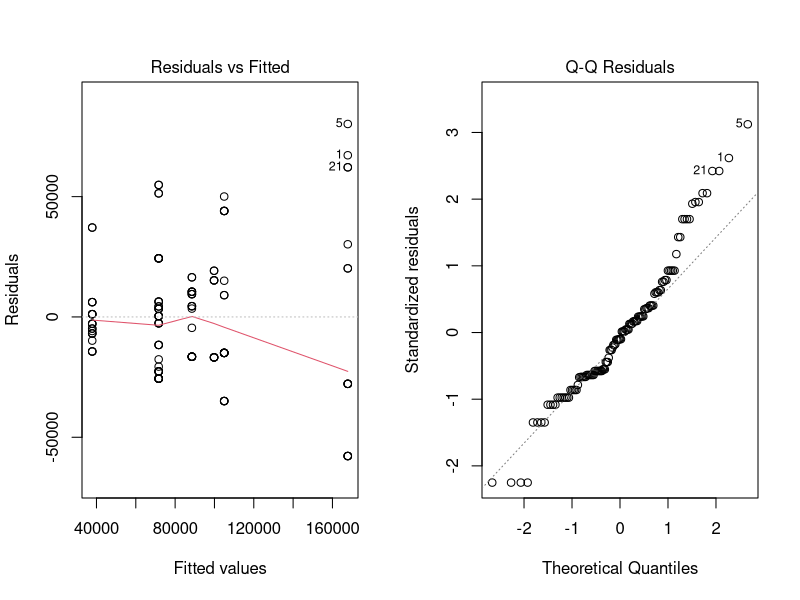

Recreate this plot in R.
# Load the dataset
PizzaData <- read.csv("data/pizza_v1.csv", colClasses = c(
  company = "factor",
  price_rupiah = "numeric",
  diameter = "numeric",
  topping = "factor",
  variant = "factor",
  size = "factor",
  extra_sauce = "factor",
  extra_cheese = "factor"
))

# Display structure to verify data types
str(PizzaData)

# Display the first few rows to ensure data is loaded correctly
head(PizzaData)

# View the dataset in a spreadsheet-like interface (optional)
View(PizzaData)

# Measures of Frequency for categorical variables (e.g., company, topping, variant)
company_freq <- table(PizzaData$company)
topping_freq <- table(PizzaData$topping)
variant_freq <- table(PizzaData$variant)
size_freq <- table(PizzaData$size)

# Display frequency tables
print(company_freq)
print(topping_freq)
print(variant_freq)
print(size_freq)

# For extra features: Frequency of 'extra_sauce' and 'extra_cheese'
extra_sauce_freq <- table(PizzaData$extra_sauce)
extra_cheese_freq <- table(PizzaData$extra_cheese)

# Display these frequencies
print(extra_sauce_freq)
print(extra_cheese_freq)

# Mean (average) of price_rupiah and diameter
mean_price <- mean(PizzaData$price_rupiah)
mean_diameter <- mean(PizzaData$diameter)

# Median (middle value) of price_rupiah and diameter
median_price <- median(PizzaData$price_rupiah)
median_diameter <- median(PizzaData$diameter)

# Mode (most frequent value) - Custom function for mode
get_mode <- function(x) {
  uniq_x <- unique(x)
  uniq_x[which.max(tabulate(match(x, uniq_x)))]
}

# Mode for categorical variables
mode_topping <- get_mode(PizzaData$topping)
mode_variant <- get_mode(PizzaData$variant)
mode_size <- get_mode(PizzaData$size)

# Display results
print(paste("Mean Price:", mean_price))
print(paste("Mean Diameter:", mean_diameter))
print(paste("Median Price:", median_price))
print(paste("Median Diameter:", median_diameter))
print(paste("Mode Topping:", mode_topping))
print(paste("Mode Variant:", mode_variant))
print(paste("Mode Size:", mode_size))

# Variance and Standard Deviation for price_rupiah and diameter
var_price <- var(PizzaData$price_rupiah)
sd_price <- sd(PizzaData$price_rupiah)

var_diameter <- var(PizzaData$diameter)
sd_diameter <- sd(PizzaData$diameter)

# Range (minimum and maximum) for price_rupiah and diameter
range_price <- range(PizzaData$price_rupiah)
range_diameter <- range(PizzaData$diameter)

# Interquartile Range (IQR) for price_rupiah and diameter
iqr_price <- IQR(PizzaData$price_rupiah)
iqr_diameter <- IQR(PizzaData$diameter)

# Display results
print(paste("Variance in Price:", var_price))
print(paste("Standard Deviation in Price:", sd_price))
print(paste("Range of Price:", range_price))
print(paste("IQR of Price:", iqr_price))

print(paste("Variance in Diameter:", var_diameter))
print(paste("Standard Deviation in Diameter:", sd_diameter))
print(paste("Range of Diameter:", range_diameter))
print(paste("IQR of Diameter:", iqr_diameter))

# Correlation between price_rupiah and diameter (only for numerical variables)
cor_price_diameter <- cor(PizzaData$price_rupiah, PizzaData$diameter)

# Cross-tabulation between categorical variables (e.g., company and size)
company_size_crosstab <- table(PizzaData$company, PizzaData$size)

# Display results
print(paste("Correlation between Price and Diameter:", cor_price_diameter))
print("Company and Size Cross-tabulation:")
print(company_size_crosstab)

# Skewness and Kurtosis for price_rupiah
library(e1071)
skew_price <- skewness(PizzaData$price_rupiah)
kurt_price <- kurtosis(PizzaData$price_rupiah)

print(paste("Skewness of Price:", skew_price))
print(paste("Kurtosis of Price:", kurt_price))

# ANOVA for price based on pizza size
anova_size <- aov(price_rupiah ~ size, data = PizzaData)

# Display ANOVA table for size
summary(anova_size)

# Post-hoc test if ANOVA for size is significant
tukey_size <- TukeyHSD(anova_size)

# Display the post-hoc test results
print(tukey_size)

# Check assumptions:
# 1. Residuals vs Fitted plot (for homogeneity of variances)
# 2. Normal Q-Q plot (for normality of residuals)
par(mfrow = c(1, 2))  # Set up two plots side by side
plot(anova_size, 1)   # Residuals vs Fitted plot
plot(anova_size, 2)   # Normal Q-Q plot

# Levene's Test for homogeneity of variances
library(car)
leveneTest(price_rupiah ~ size, data = PizzaData)

# ANOVA for price based on topping type
anova_topping <- aov(price_rupiah ~ topping, data = PizzaData)
summary(anova_topping)

# Post-hoc test if ANOVA for topping is significant
tukey_topping <- TukeyHSD(anova_topping)
print(tukey_topping)

# ANOVA for price based on pizza variant
anova_variant <- aov(price_rupiah ~ variant, data = PizzaData)
summary(anova_variant)

# Post-hoc test if ANOVA for variant is significant
tukey_variant <- TukeyHSD(anova_variant)
print(tukey_variant)

